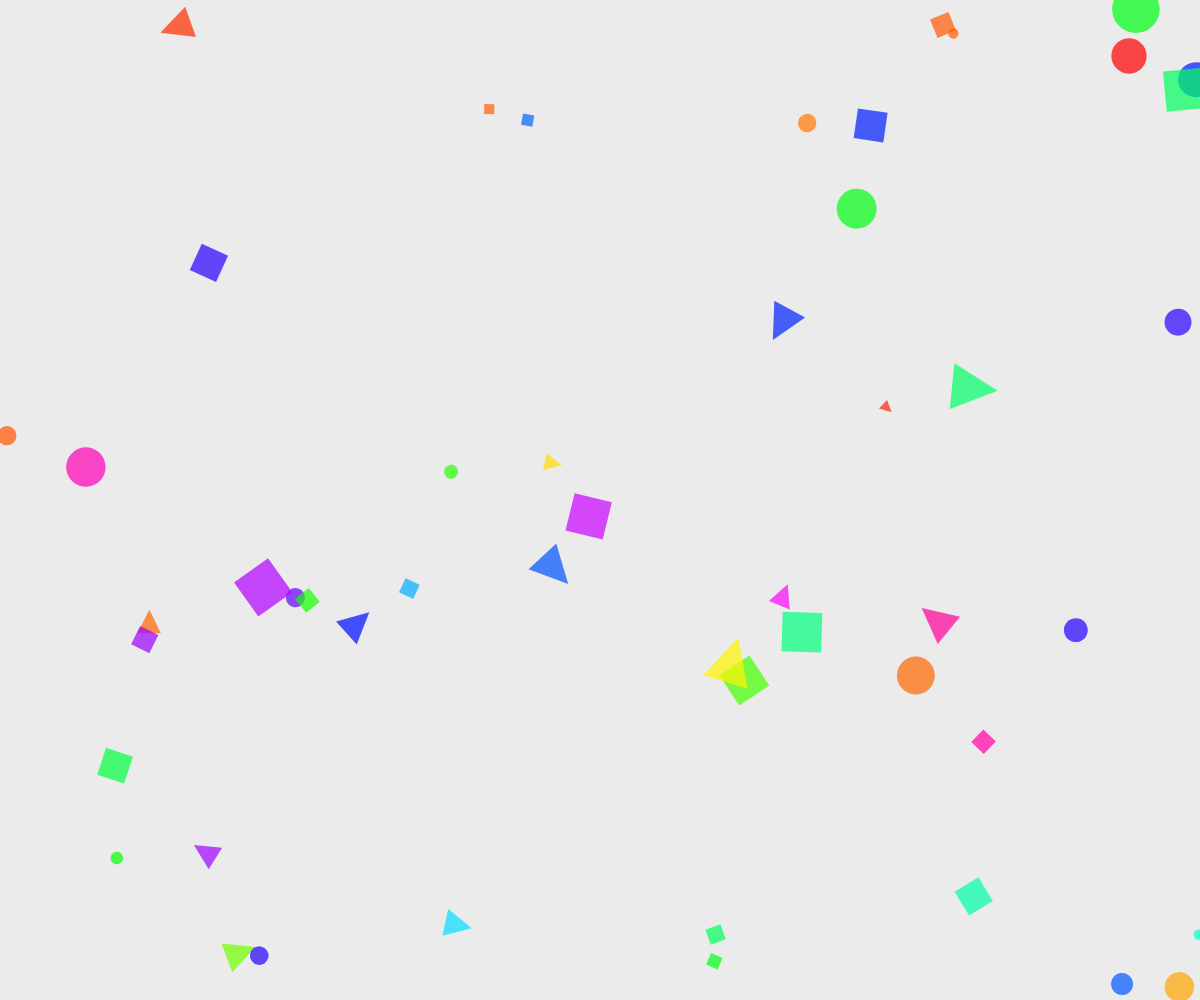
Frame 1 (no input)
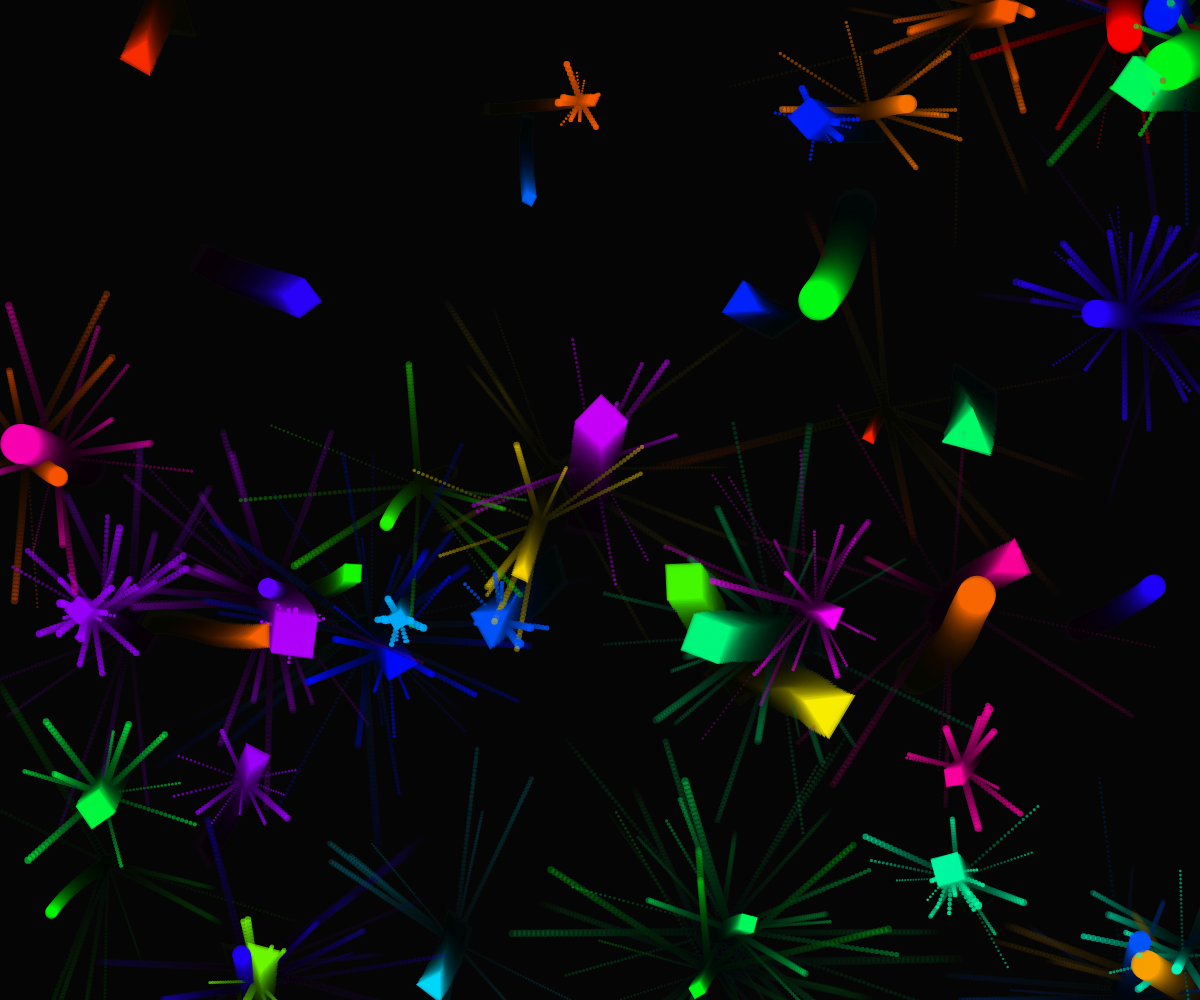
Frame 60 (no input)
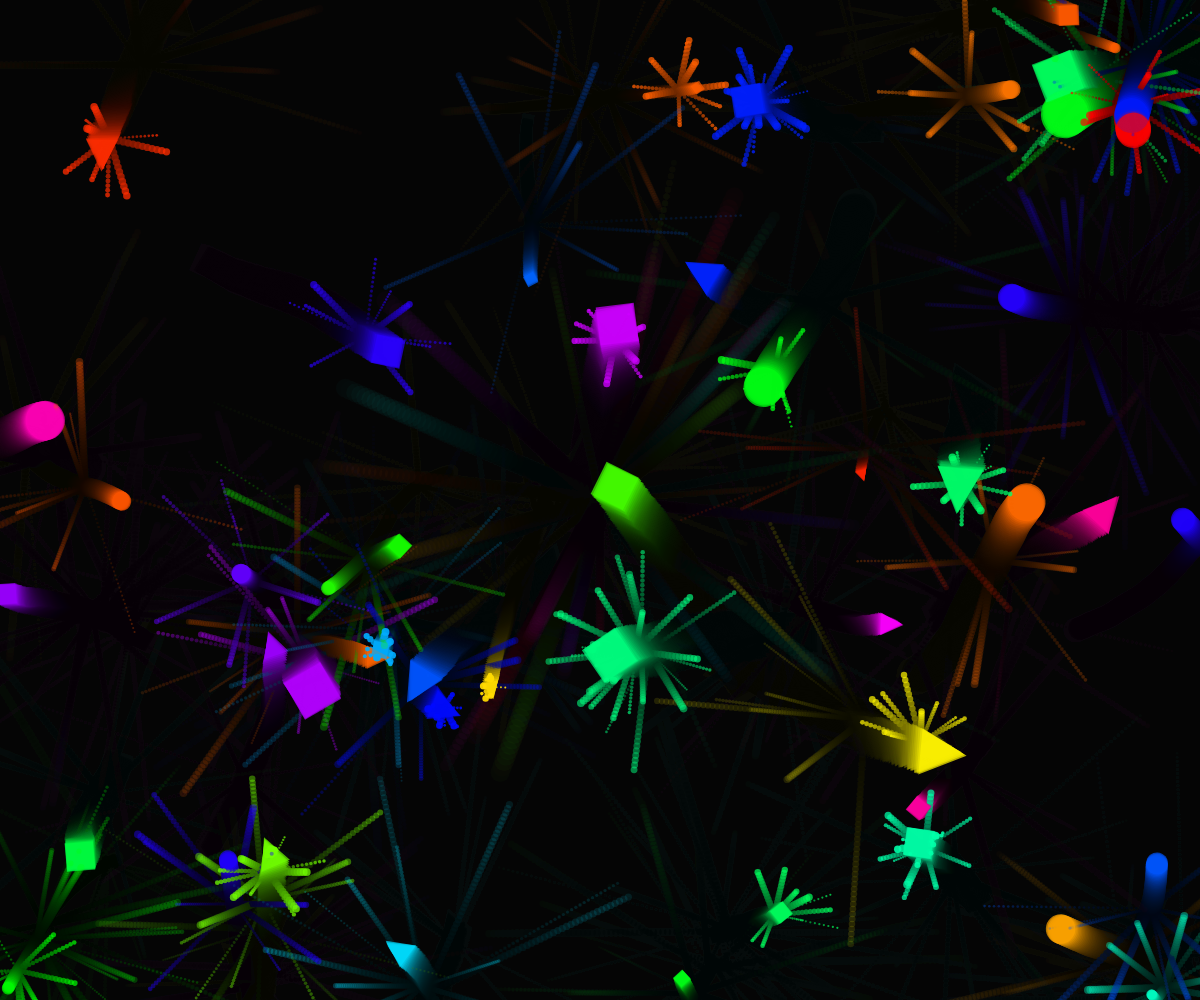
Frame 120 (the mouse pressed at the canvas centre since frame 60)

The p5.js sketch that drew these frames (run headless with seeded random() and noise() and a simulated clock; from frame 60 on, the mouse is pressed at the canvas centre):

// p5.js sketch
// ── sketch.js
let shapes = [];
let particles = [];

function setup() {
  createCanvas(windowWidth, windowHeight);
  noStroke();
  colorMode(HSB, 255);

  // Initialize grid of shapes
  for (let i = 0; i < 50; i++) {
    shapes.push({
      x: random(width),
      y: random(height),
      size: random(10, 50),
      hue: random(255),
      speed: random(0.5, 2),
      angle: random(TWO_PI),
      type: floor(random(3)), // 0: circle, 1: square, 2: triangle
    });
  }
}

function draw() {
  background(0, 0, 0, 20); // Semi-transparent black for trail effect

  // Update and display shapes
  for (let shape of shapes) {
    shape.x += cos(shape.angle) * shape.speed;
    shape.y += sin(shape.angle) * shape.speed;
    shape.angle += random(-0.05, 0.05);

    // Bounce off edges
    if (shape.x < 0 || shape.x > width) shape.angle = PI - shape.angle;
    if (shape.y < 0 || shape.y > height) shape.angle = -shape.angle;

    // Draw shape
    fill(shape.hue, 255, 255, 180);
    push();
    translate(shape.x, shape.y);
    rotate(frameCount * 0.01 + shape.angle);

    switch (shape.type) {
      case 0: ellipse(0, 0, shape.size); break;
      case 1: rectMode(CENTER); rect(0, 0, shape.size, shape.size); break;
      case 2: triangle(0, -shape.size/2, shape.size/2, shape.size/2, -shape.size/2, shape.size/2); break;
    }
    pop();

    // Occasionally create a particle burst
    if (random() < 0.02) {
      for (let i = 0; i < 10; i++) {
        particles.push({
          x: shape.x,
          y: shape.y,
          size: random(2, 8),
          hue: shape.hue,
          speed: random(2, 5),
          angle: random(TWO_PI),
          life: 255
        });
      }
    }
  }

  // Update and display particles
  for (let i = particles.length - 1; i >= 0; i--) {
    let p = particles[i];
    p.x += cos(p.angle) * p.speed;
    p.y += sin(p.angle) * p.speed;
    p.life -= 5;

    fill(p.hue, 255, 255, p.life);
    noStroke();
    ellipse(p.x, p.y, p.size);

    if (p.life <= 0) {
      particles.splice(i, 1);
    }
  }
}

function mousePressed() {
  // Create a ripple effect on click
  for (let i = 0; i < 30; i++) {
    particles.push({
      x: mouseX,
      y: mouseY,
      size: random(5, 20),
      hue: random(255),
      speed: random(3, 7),
      angle: random(TWO_PI),
      life: 255
    });
  }
}

function windowResized() {
  resizeCanvas(windowWidth, windowHeight);
}
